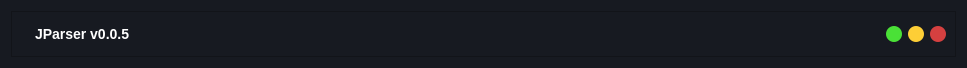
<?xml version="1.0" encoding="UTF-8"?>
<ui version="4.0">
 <class>TitleBar</class>
 <widget class="QWidget" name="TitleBar">
  <property name="geometry">
   <rect>
    <x>0</x>
    <y>0</y>
    <width>967</width>
    <height>64</height>
   </rect>
  </property>
  <property name="sizePolicy">
   <sizepolicy hsizetype="Minimum" vsizetype="Minimum">
    <horstretch>0</horstretch>
    <verstretch>0</verstretch>
   </sizepolicy>
  </property>
  <property name="windowTitle">
   <string>Form</string>
  </property>
  <property name="styleSheet">
   <string notr="true">QWidget {
    background-color: #171a21; /* Steam's Dark Theme Background Color */
    color: #c6d4df; /* Steam's Text Color */
    font-size: 12px;
}

QLabel {
    background-color: #1b2838; /* Steam's Button Background Color */
    color: #ffffff; /* White text for buttons */
    border: 1px solid #1b2838;
    border-radius: 12px;
    padding: 5px 10px;
}


QPushButton {
    background-color: #1b2838; /* Steam's Button Background Color */
    color: #ffffff; /* White text for buttons */
    border: 1px solid #1b2838;
    border-radius: 12px;
    padding: 5px 10px;
}

QPushButton:hover {
    background-color: #2d435e; /* Darker shade on hover */
}

QPushButton:pressed {
    background-color: #122031; /* Darker shade when pressed */
}

QLineEdit {
    background-color: #1c2735; /* Steam's Input Field Color */
    border: 1px solid #1c2735;
    padding: 5px;
    color: #c6d4df; /* Steam's Text Color */
    border-radius: 4px;
}

QLineEdit:focus {
    border: 1px solid #5a90d8; /* Steam's Accent Color on focus */
}

QTextEdit {
    background-color: #1c2735; /* Steam's Input Field Color */
    border: 1px solid #1c2735;
    padding: 5px;
    color: #c6d4df; /* Steam's Text Color */
    border-radius: 4px;
}

QTextEdit:focus {
    border: 1px solid #5a90d8; /* Steam's Accent Color on focus */
}

QScrollBar:vertical {
    border: none;
    background: #171a21; /* Steam's Scroll Bar Background */
    width: 12px;
    margin: 0px 0px 0px 0px;
}

QScrollBar::handle:vertical {
    background: #5a90d8; /* Steam's Scroll Bar Handle */
    min-height: 20px;
    border-radius: 6px;
}

QScrollBar::add-line:vertical {
    background: none;
}

QScrollBar::sub-line:vertical {
    background: none;
}

QScrollBar::add-page:vertical, QScrollBar::sub-page:vertical {
    background: none;
}

QProgressBar {
    border: 1px solid #5a90d8; /* Border color */
    border-radius: 5px;
    background-color: #1c2735; /* Background color of the bar */
    text-align: center;
}

QProgressBar::chunk {
    background-color: #5a90d8; /* Color of the progress */
    width: 20px; /* Width of each progress chunk */
}
QRadioButton {
    color: #c6d4df; /* Text color */
}

QRadioButton::indicator {
    width: 14px; /* Size of the radio button */
    height: 14px;
    border: 2px solid #5a90d8; /* Border color of the radio button */
    border-radius: 7px; /* Makes it round */
}

QRadioButton::indicator:checked {
    background-color: #5a90d8; /* Color when checked */
    border: 2px solid #5a90d8; /* Border color when checked */
}

QRadioButton::indicator:hover {
    border: 2px solid #5a90d8; /* Border color on hover */
}
QCheckBox {
    color: #c6d4df; /* Text color */
}

QCheckBox::indicator {
    width: 14px; /* Size of the checkbox */
    height: 14px;
    border: 2px solid #5a90d8; /* Border color of the checkbox */
    border-radius: 3px; /* Makes it slightly rounded */
}

QCheckBox::indicator:checked {
    background-color: #5a90d8; /* Color when checked */
    border: 2px solid #5a90d8; /* Border color when checked */
}

QCheckBox::indicator:hover {
    border: 2px solid #5a90d8; /* Border color on hover */
}
QDialogButtonBox {
    background-color: #1c2735; /* Background color */
}

QDialogButtonBox QPushButton {
    background-color: #7289da; /* Button background color */
    color: #ffffff; /* Button text color */
    border: 1px solid #7289da; /* Button border color */
    border-radius: 4px;
    padding: 5px 10px;
    margin-right: 5px;
}

QDialogButtonBox QPushButton:hover {
    background-color: #677bc4; /* Darker shade on hover */
}

QDialogButtonBox QPushButton:pressed {
    background-color: #5865a6; /* Darker shade when pressed */
}

QToolTip {
    border: 1px solid #c8c8c8;
	background-color: #171a21; /* Steam's Dark Theme Background Color */
    color: #c6d4df; /* Steam's Text Color */
    font-size: 12px;
	border-radius:5px;
    }</string>
  </property>
  <layout class="QVBoxLayout" name="verticalLayout">
   <item>
    <widget class="QFrame" name="titlebar_frame">
     <property name="sizePolicy">
      <sizepolicy hsizetype="Minimum" vsizetype="Minimum">
       <horstretch>0</horstretch>
       <verstretch>0</verstretch>
      </sizepolicy>
     </property>
     <property name="styleSheet">
      <string notr="true">QPushButton {
	border:none;
	border-radius: 8px;
	max-width: 16px;
	max-height: 16px;
    padding: 0;
    margin: 0;
    border: 0;
}
#btn_minimize {
    background-color: #4AE137;
}
#btn_minimize:hover {
    background-color: #4DFD36;
}
#btn_minimize:pressed {
    background-color: #21A80F;
}

#btn_maximize_restore {
    background-color: #FDCE36;
}

#btn_maximize_restore:hover {
    background-color: #FCFF34;
}
#btn_maximize_restore:pressed {
    background-color: #BCBF05;
}

#btn_close {
    background-color: #D54040;
}
#btn_close:hover {
    background-color: #F82D2D;
}
#btn_close:pressed {
    background-color: #A90808;
}
QLabel {
    font-family: &quot;Microsoft Sans Serif&quot;, &quot;Arial&quot;, &quot;Times New Roman&quot;; /* Use a fallback font */
    font-size: 14px;
    font-weight: bold;
	border:none;
	background-color:transparent;
}</string>
     </property>
     <property name="frameShape">
      <enum>QFrame::StyledPanel</enum>
     </property>
     <property name="frameShadow">
      <enum>QFrame::Raised</enum>
     </property>
     <layout class="QHBoxLayout" name="horizontalLayout">
      <item>
       <widget class="QLabel" name="label">
        <property name="sizePolicy">
         <sizepolicy hsizetype="Preferred" vsizetype="Preferred">
          <horstretch>6</horstretch>
          <verstretch>0</verstretch>
         </sizepolicy>
        </property>
        <property name="minimumSize">
         <size>
          <width>0</width>
          <height>0</height>
         </size>
        </property>
        <property name="maximumSize">
         <size>
          <width>776</width>
          <height>283</height>
         </size>
        </property>
        <property name="styleSheet">
         <string notr="true"/>
        </property>
        <property name="text">
         <string>&lt;html&gt;&lt;head/&gt;&lt;body&gt;&lt;p&gt;JParser v0.0.5&lt;/p&gt;&lt;/body&gt;&lt;/html&gt;</string>
        </property>
        <property name="textFormat">
         <enum>Qt::RichText</enum>
        </property>
        <property name="scaledContents">
         <bool>false</bool>
        </property>
       </widget>
      </item>
      <item>
       <spacer name="horizontalSpacer">
        <property name="orientation">
         <enum>Qt::Horizontal</enum>
        </property>
        <property name="sizeHint" stdset="0">
         <size>
          <width>40</width>
          <height>20</height>
         </size>
        </property>
       </spacer>
      </item>
      <item>
       <widget class="QPushButton" name="btn_minimize">
        <property name="sizePolicy">
         <sizepolicy hsizetype="Minimum" vsizetype="Fixed">
          <horstretch>1</horstretch>
          <verstretch>0</verstretch>
         </sizepolicy>
        </property>
        <property name="maximumSize">
         <size>
          <width>16</width>
          <height>16</height>
         </size>
        </property>
        <property name="text">
         <string/>
        </property>
       </widget>
      </item>
      <item>
       <widget class="QPushButton" name="btn_maximize_restore">
        <property name="maximumSize">
         <size>
          <width>16</width>
          <height>16</height>
         </size>
        </property>
        <property name="text">
         <string/>
        </property>
       </widget>
      </item>
      <item>
       <widget class="QPushButton" name="btn_close">
        <property name="maximumSize">
         <size>
          <width>16</width>
          <height>16</height>
         </size>
        </property>
        <property name="styleSheet">
         <string notr="true"/>
        </property>
        <property name="text">
         <string/>
        </property>
       </widget>
      </item>
     </layout>
    </widget>
   </item>
  </layout>
 </widget>
 <resources>
  <include location="icons.qrc"/>
 </resources>
 <connections/>
</ui>
